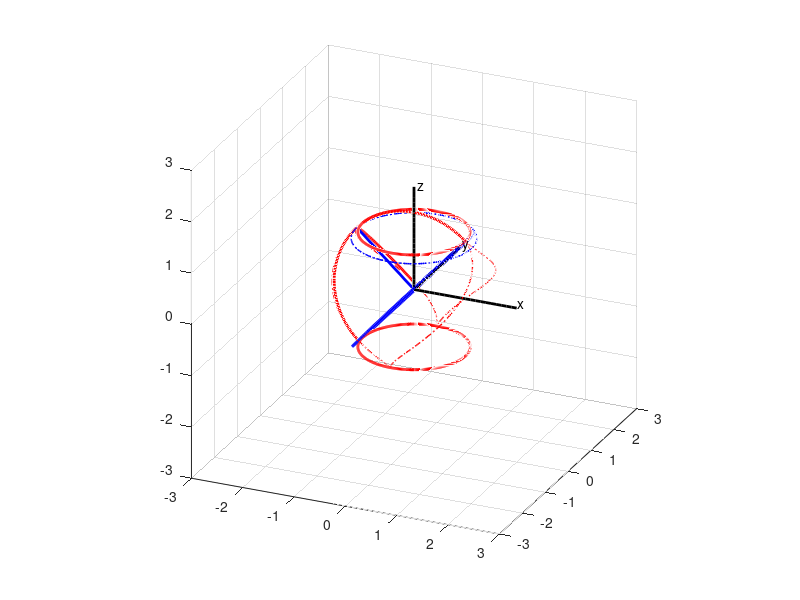

This figure's MATLAB source:
% Plot moving 3D gear set 3 vertex with 2R-3R gears, no L
% Mengtang Li
% Apr 8
clear; clf; close all;

figure('OuterPosition', [50 50 1000 1000]);
grid minor; grid on; hold on;
% plot x-axis
xaxis_x = 0:0.1:2;
xaxis_y = zeros(1,size(xaxis_x,2));
xaxis_z = zeros(1,size(xaxis_x,2));
% plot y-axis
yaxis_x = zeros(1,size(xaxis_x,2));
yaxis_y = 0:0.1:2;
yaxis_z = zeros(1,size(xaxis_x,2));
% plot z-axis
zaxis_x = zeros(1,size(xaxis_x,2));
zaxis_y = zeros(1,size(xaxis_x,2));
zaxis_z = 0:0.1:2;
% specify the lengh of axis
xlim([-3 3]); ylim([-3 3]); zlim([-3 3]);
plot3(xaxis_x,xaxis_y,xaxis_z,'k','linewidth',2);
grid on; grid minor; hold on;
plot3(yaxis_x,yaxis_y,yaxis_z,'k','linewidth',2);
plot3(zaxis_x,zaxis_y,zaxis_z,'k','linewidth',2);
% legend('x-axis', 'y-axis', 'z-axis');
text(2.0,0.05,0.05,'x');
text(0.05,2.0,0.05,'y');
text(0.05,0.05,2.0,'z');
daspect([1 1 1]);
view(24,24);

alpha = pi/6;
beta = pi/6;
R = 1;
% L = (2*sqrt(3)-3)*R;
h = 1;
angle = 0:0.02:4*pi;
n = size(angle,2);
x_record1 = zeros(1,n);
y_record1 = zeros(1,n);
z_record1 = zeros(1,n);
x_record2 = zeros(1,n);
y_record2 = zeros(1,n);
z_record2 = zeros(1,n);
x_record3 = zeros(1,n);
y_record3 = zeros(1,n);
z_record3 = zeros(1,n);
x_record4 = zeros(1,n);
y_record4 = zeros(1,n);
z_record4 = zeros(1,n);

plot3(R*cos(angle), R*sin(angle), 0*angle+sqrt(5)/2*R, 'r', 'linewidth',2)
plot3(R*cos(angle), R*sin(angle), 0*angle-sqrt(5)/2*R, 'r', 'linewidth',2)
pause(2);

for i = 1:1:n
    wt = angle(i);
    
    % cosa = 2/3; sina = sqrt(5)/3;
    Ainv = [ 2*cos(1.5*wt)/3          2*sin(1.5*wt)/3        5^(1/2)/3;
        -sin(1.5*wt)                cos(1.5*wt)                  0;
        -5^(1/2)*cos(1.5*wt)/3    -5^(1/2)*sin(1.5*wt)/3           2/3;];
    
    Binv = [ cos(-wt) sin(-wt) 0;
        -sin(-wt) cos(-wt) 0;
        0       0       1;];
    
    C = Binv*Ainv;
    % Now the C is correct
    
    % distance between origin and center of rotating circle
    R_x = 0;
    R_y = 0;
    R_z = 0;
    
    % the rotating circle [blue]
    theta = 0:0.02:2*pi;
    rho_x = 1.5*R*(cos(theta)*C(1,1)+sin(theta)*C(2,1));
    rho_y = 1.5*R*(cos(theta)*C(1,2)+sin(theta)*C(2,2));
    rho_z = 1.5*R*(cos(theta)*C(1,3)+sin(theta)*C(2,3));
    % lower part half circle 1st point (0 deg) part
    phi = 0:0.02:pi/2;
    rho_p1_x = 1.5*R*cos(phi)*cos(0)*C(1,1)+1.5*R*cos(phi)*sin(0)*C(2,1)+1.5*R*sin(phi)*C(3,1);
    rho_p1_y = 1.5*R*cos(phi)*cos(0)*C(1,2)+1.5*R*cos(phi)*sin(0)*C(2,2)+1.5*R*sin(phi)*C(3,2);
    rho_p1_z = 1.5*R*cos(phi)*cos(0)*C(1,3)+1.5*R*cos(phi)*sin(0)*C(2,3)+1.5*R*sin(phi)*C(3,3);
    % lower part half circle 2nd point (120 deg) part
    rho_p2_x = 1.5*R*cos(phi)*cos(2*pi/3)*C(1,1)+1.5*R*cos(phi)*sin(2*pi/3)*C(2,1)+1.5*R*sin(phi)*C(3,1);
    rho_p2_y = 1.5*R*cos(phi)*cos(2*pi/3)*C(1,2)+1.5*R*cos(phi)*sin(2*pi/3)*C(2,2)+1.5*R*sin(phi)*C(3,2);
    rho_p2_z = 1.5*R*cos(phi)*cos(2*pi/3)*C(1,3)+1.5*R*cos(phi)*sin(2*pi/3)*C(2,3)+1.5*R*sin(phi)*C(3,3);
    % lower part half circle 3rd point (240 deg) pary
    rho_p3_x = 1.5*R*cos(phi)*cos(4*pi/3)*C(1,1)+1.5*R*cos(phi)*sin(4*pi/3)*C(2,1)+1.5*R*sin(phi)*C(3,1);
    rho_p3_y = 1.5*R*cos(phi)*cos(4*pi/3)*C(1,2)+1.5*R*cos(phi)*sin(4*pi/3)*C(2,2)+1.5*R*sin(phi)*C(3,2);
    rho_p3_z = 1.5*R*cos(phi)*cos(4*pi/3)*C(1,3)+1.5*R*cos(phi)*sin(4*pi/3)*C(2,3)+1.5*R*sin(phi)*C(3,3);
    
    % vertex of normal vector of radius R in moving frame
    rho_xvt = 0+0+1.5*R*C(3,1);
    rho_yvt = 0+0+1.5*R*C(3,2);
    rho_zvt = 0+0+1.5*R*C(3,3);
    % 1st point (0 deg) in moving frame
    rho_x1 = 1.5*R*cos(0)*C(1,1)+1.5*R*sin(0)*C(2,1);
    rho_y1 = 1.5*R*cos(0)*C(1,2)+1.5*R*sin(0)*C(2,2);
    rho_z1 = 1.5*R*cos(0)*C(1,3)+1.5*R*sin(0)*C(2,3);
    % 2nd point (120 deg) in moving frame
    rho_x2 = 1.5*R*cos(2*pi/3)*C(1,1)+1.5*R*sin(2*pi/3)*C(2,1);
    rho_y2 = 1.5*R*cos(2*pi/3)*C(1,2)+1.5*R*sin(2*pi/3)*C(2,2);
    rho_z2 = 1.5*R*cos(2*pi/3)*C(1,3)+1.5*R*sin(2*pi/3)*C(2,3);
    % 3rd point (240 deg) in moving frame
    rho_x3 = 1.5*R*cos(4*pi/3)*C(1,1)+1.5*R*sin(4*pi/3)*C(2,1);
    rho_y3 = 1.5*R*cos(4*pi/3)*C(1,2)+1.5*R*sin(4*pi/3)*C(2,2);
    rho_z3 = 1.5*R*cos(4*pi/3)*C(1,3)+1.5*R*sin(4*pi/3)*C(2,3);
    
    % center of moving circle in fixed frame
    r_x = R_x + rho_x;
    r_y = R_y + rho_y;
    r_z = R_z + rho_z;
    % vertex of normal vector of radius R in fixed frame
    r_xvt = R_x + rho_xvt;  x_record1(i) = r_xvt;
    r_yvt = R_y + rho_yvt;  y_record1(i) = r_yvt;
    r_zvt = R_z + rho_zvt;  z_record1(i) = r_zvt;
    % 1st point (0 deg) in fixed frame
    r_x1 = R_x + rho_x1;  x_record2(i) = r_x1;
    r_y1 = R_y + rho_y1;  y_record2(i) = r_y1;
    r_z1 = R_z + rho_z1;  z_record2(i) = r_z1;
    % 2nd point (90 deg) in fixed frame
    r_x2 = R_x + rho_x2;  x_record3(i) = r_x2;
    r_y2 = R_y + rho_y2;  y_record3(i) = r_y2;
    r_z2 = R_z + rho_z2;  z_record3(i) = r_z2;
    % 3rd point (180 deg) in fixed frame
    r_x3 = R_x + rho_x3;  x_record4(i) = r_x3;
    r_y3 = R_y + rho_y3;  y_record4(i) = r_y3;
    r_z3 = R_z + rho_z3;  z_record4(i) = r_z3;
    % lower part half circle 1st point (0 deg) part
    r_p1_x = R_x + rho_p1_x;
    r_p1_y = R_y + rho_p1_y;
    r_p1_z = R_z + rho_p1_z;
    % lower part half circle 2nd point (120 deg) part
    r_p2_x = R_x + rho_p2_x;
    r_p2_y = R_y + rho_p2_y;
    r_p2_z = R_z + rho_p2_z;
    % lower part half circle 3rd point (240 deg) part
    r_p3_x = R_x + rho_p3_x;
    r_p3_y = R_y + rho_p3_y;
    r_p3_z = R_z + rho_p3_z;
    
    plotcircle1 = plot3(r_x,r_y,r_z,'b','linewidth',2);
    plotcircle2 = plot3(r_p1_x,r_p1_y,r_p1_z,'r','linewidth',2);
    plotcircle3 = plot3(r_p2_x,r_p2_y,r_p2_z,'r','linewidth',2);
    plotcircle4 = plot3(r_p3_x,r_p3_y,r_p3_z,'r','linewidth',2);
    plotline0 = plot3([R_x; r_xvt], [R_y; r_yvt], [R_z; r_zvt],'b','linewidth',2);
    %     plotline1 = plot3([R_x; r_x1], [R_y; r_y1], [R_z; r_z1],'r','linewidth',2);
    %     plotline2 = plot3([R_x; r_x2], [R_y; r_y2], [R_z; r_z2],'r','linewidth',2);
    %     plotline3 = plot3([R_x; r_x3], [R_y; r_y3], [R_z; r_z3],'r','linewidth',2);
    
    
    pause(0.02);
    if (i < n)
        delete(plotcircle1);
        delete(plotcircle2);
        delete(plotcircle3);
        delete(plotcircle4);
        delete(plotline0);
        %         delete(plotline1);
        %         delete(plotline2);
        %         delete(plotline3);
    end
    
end
plot3(x_record1, y_record1, z_record1, 'b-.','linewidth',1);
plot3(x_record2, y_record2, z_record2, 'r-.','linewidth',1);
% plot3(x_record3, y_record3, z_record3, 'r-.','linewidth',1);
% plot3(x_record4, y_record4, z_record4, 'r-.','linewidth',1);